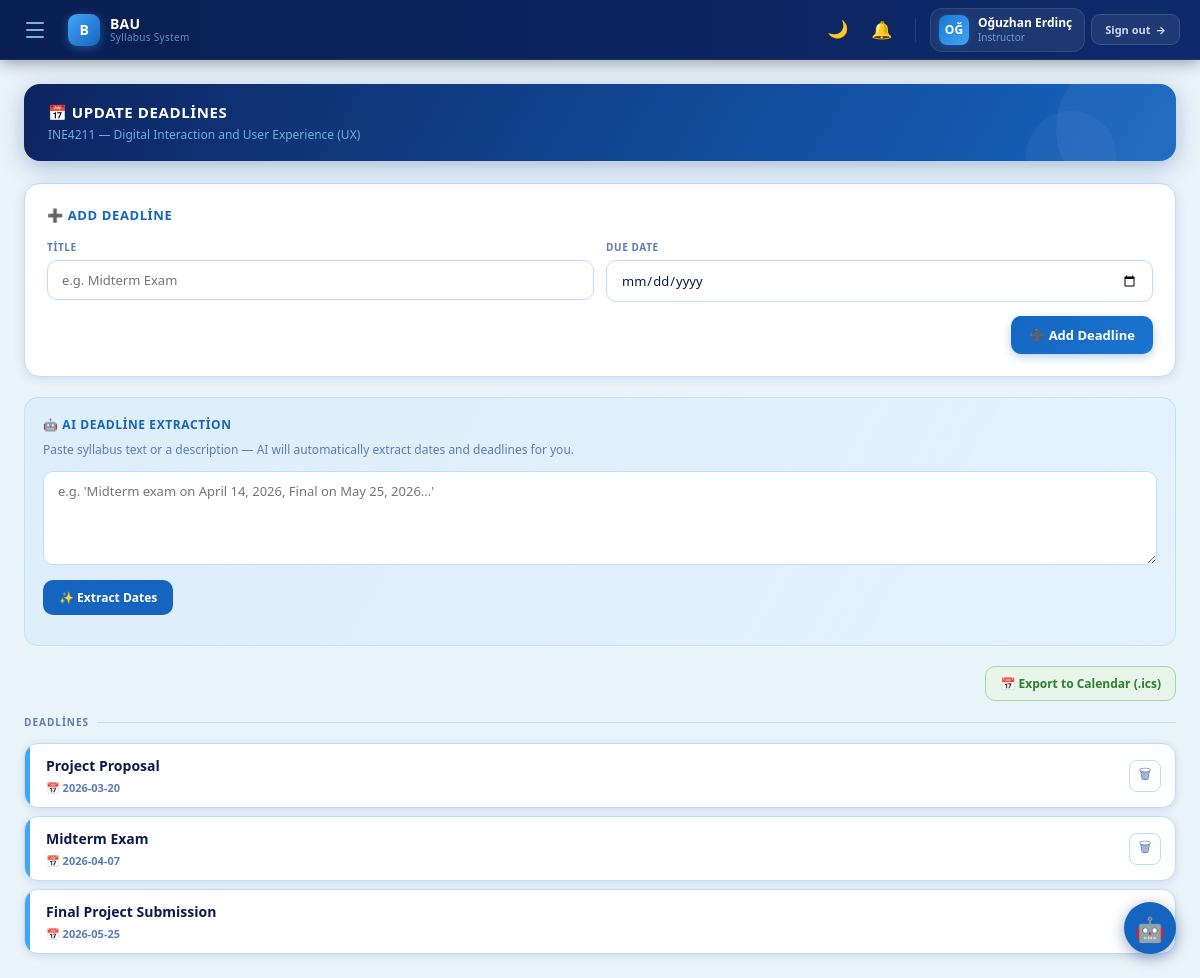
Screenshot of /course/1/deadlines (signed in) with the database file from the repository.
### tables this page shows
CREATE TABLE courses (
        id INTEGER PRIMARY KEY AUTOINCREMENT,
        code TEXT UNIQUE NOT NULL,
        name TEXT NOT NULL,
        instructor_id INTEGER NOT NULL,
        department TEXT DEFAULT '',
        credit INTEGER DEFAULT 3,
        delivery TEXT DEFAULT 'face-to-face',
        course_type TEXT DEFAULT 'Departmental Elective',
        classroom TEXT DEFAULT '',
        schedule TEXT DEFAULT '',
        office TEXT DEFAULT '',
        office_hours TEXT DEFAULT '',
        email TEXT DEFAULT '',
        cv_link TEXT DEFAULT '',
        FOREIGN KEY(instructor_id) REFERENCES users(id)
    );

CREATE TABLE deadlines (
        id INTEGER PRIMARY KEY AUTOINCREMENT,
        course_id INTEGER NOT NULL,
        title TEXT NOT NULL,
        due_date TEXT NOT NULL,
        FOREIGN KEY(course_id) REFERENCES courses(id)
    );

### app.py (the view, shortened to what this page needs)
@app.route("/course/<int:course_id>/deadlines", methods=["GET", "POST"])
@login_required
def deadlines(course_id):
    course = get_course(course_id)
    if not course:
        return redirect(url_for('dashboard'))
    if not can_access_course(course):
        return redirect(url_for('dashboard'))
    conn = get_conn()
    filter_type = request.args.get("filter", "")
    if filter_type == "exams":
        rows = conn.execute("""SELECT * FROM deadlines WHERE course_id=?
                               AND (LOWER(title) LIKE '%exam%'
                                 OR LOWER(title) LIKE '%midterm%'
                                 OR LOWER(title) LIKE '%final%')
                               ORDER BY due_date""", (course_id,)).fetchall()
    else:
        rows = conn.execute("SELECT * FROM deadlines WHERE course_id=? ORDER BY due_date",
                            (course_id,)).fetchall()
    conn.close()
    progress = None
    return render_template("deadlines.html",
                           user=session, courses=get_user_courses(),
                           course=course, deadlines=[dict(r) for r in rows],
                           filter_type=filter_type)

### app.py (called while the page is built, shortened)
@app.context_processor
def inject_notif_count():
    if "user_id" in session:
        try:
            conn = get_conn()
            cnt = conn.execute(
                "SELECT COUNT(*) FROM notifications WHERE user_id=? AND is_read=0",
                (session["user_id"],)
            ).fetchone()[0]
            conn.close()
            return {"notif_count": cnt}
        except Exception:
            pass
    return {"notif_count": 0}

def login_required(f):
    from functools import wraps
    @wraps(f)
    def decorated(*args, **kwargs):
        if "user_id" not in session:
            return redirect(url_for("login"))
        return f(*args, **kwargs)
    return decorated

def get_user_courses():
    conn = get_conn()
    if session["role"] == "student":
        rows = conn.execute("""SELECT c.* FROM courses c
                               JOIN enrollments e ON e.course_id=c.id
                               WHERE e.student_id=?""", (session["user_id"],)).fetchall()
    else:
        rows = conn.execute("SELECT * FROM courses WHERE instructor_id=?",
                            (session["user_id"],)).fetchall()
    conn.close()
    return [dict(r) for r in rows]

def get_course(course_id):
    conn = get_conn()
    row = conn.execute("SELECT * FROM courses WHERE id=?", (course_id,)).fetchone()
    conn.close()
    return dict(row) if row else None

def can_access_course(course):
    if not course:
        return False
    if session.get("role") == "instructor":
        return course["instructor_id"] == session.get("user_id")

### db.py (called while the page is built)
def get_conn():
    conn = sqlite3.connect(DB_PATH)
    conn.row_factory = sqlite3.Row
    return conn

### templates/deadlines.html (shortened to what this page needs)
{% extends "base.html" %}
{% set active_page = 'deadlines' %}
{% block content %}
<div class="page-hdr">
  <div class="page-hdr-left">
    <h2>
      {% if filter_type == 'exams' %}📝 Exam Schedule
      {% elif user.role == 'instructor' %}📅 Update Deadlines
      {% else %}📅 Upcoming Deadlines{% endif %}
    </h2>
    <p>{{ course.code }} — {{ course.name }}</p>
  </div>
</div>
{% if user.role == 'instructor' %}
<div class="add-form-card">
  <div class="add-form-title">➕ Add Deadline</div>
  <form method="POST">
    <div class="add-form-grid">
      <div class="add-form-group">
        <label for="dl-title">Title</label>
        <input id="dl-title" type="text" name="title" placeholder="e.g. Midterm Exam" required>
      </div>
      <div class="add-form-group">
        <label for="dl-date">Due Date</label>
        <input id="dl-date" type="date" name="due_date" required>
      </div>
    </div>
    <div style="display:flex;justify-content:flex-end;">
      <button type="submit" class="btn-add-dl">➕ Add Deadline</button>
    </div>
  </form>
</div>
<div class="ai-extract-card">
  <div class="ai-extract-hdr">🤖 AI Deadline Extraction</div>
  <div class="ai-extract-sub">Paste syllabus text or a description — AI will automatically extract dates and deadlines for you.</div>
  <textarea id="extract-text" rows="4"
    placeholder="e.g. 'Midterm exam on April 14, 2026, Final on May 25, 2026…'"
    aria-label="Enter text for deadline extraction"></textarea>
  <button type="button" class="btn-extract" onclick="extractDeadlines()" id="extract-btn">
    ✨ Extract Dates
  </button>
</div>
{% endif %}
{% if deadlines %}
<div class="cal-export-row">
  <a href="/course/{{ course.id }}/deadlines.ics" class="btn-cal">📅 Export to Calendar (.ics)</a>
</div>
<div class="dl-section-hdr">Deadlines</div>
<div class="dl-list">
  {% for d in deadlines %}
  <div class="dl-card {% if d.done %}done{% endif %}">
    <div class="dl-urgency {% if d.done %}done-bar{% elif d.days is defined and d.days <= 3 %}soon{% elif d.days is defined and d.days <= 10 %}near{% else %}far{% endif %}"></div>
    <div class="dl-body">
      <div class="dl-title">{{ d.title }}</div>
      <div class="dl-meta">
        <span class="dl-date">📅 {{ d.due_date }}</span>
      </div>
    </div>
    <div class="dl-actions">
      {% if user.role == 'instructor' %}
        <form method="POST" action="/course/{{ course.id }}/deadlines/{{ d.id }}/delete">
          <button type="submit" class="btn-del" title="Delete" aria-label="Delete deadline">🗑</button>
        </form>
      {% endif %}
    </div>
  </div>
  {% endfor %}
</div>
{% else %}
  <div class="empty-state"><div class="big">📅</div>No deadlines set yet.</div>
{% endif %}
{% endblock %}

### templates/base.html (style rules this page uses)
* { box-sizing:border-box;margin:0;padding:0 }
:root { --navy:#0B2A6B;--navy-mid:#1565C0;--navy-light:#1A3A8A; --sky:#42A5F5;--sky-light:#90CAF9;--sky-pale:#E3F2FD; --white:#FFFFFF;--bg:#EAF4FB;--card-hdr:#0D47A1; --border:#BBDEFB;--text:#0D1B4B;--subtext:#5C7BB8; --green:#2E7D32;--red:#C62828; --card:#FFFFFF;--surface:#FFFFFF;--input-bg:#FFFFFF; --shadow:rgba(11,42,107,0.12);--shadow-strong:rgba(11,42,107,0.18); --chat-bg:#0D2B6E;--tile-light-bg:#D9E8F7;--tile-dark-bg:#0D2563; }
body { font-family:'Segoe UI',system-ui,-apple-system,sans-serif;background:var(--bg);color:var(--text);min-height:100vh;display:flex;flex-direction:column;transition:background .3s ease,color .3s ease; }
.page-hdr { background:linear-gradient(120deg,#0d2460 0%,#1565C0 100%); border-radius:16px;padding:18px 24px;margin-bottom:22px;color:#fff; display:flex;align-items:center;justify-content:space-between;gap:16px; flex-wrap:wrap; box-shadow:0 6px 24px rgba(11,42,107,.28); position:relative;overflow:hidden; }
.page-hdr::before { content:'';position:absolute;right:-30px;top:-30px; width:150px;height:150px;border-radius:50%; background:rgba(255,255,255,.05);pointer-events:none; }
.page-hdr::after { content:'';position:absolute;right:60px;bottom:-40px; width:90px;height:90px;border-radius:50%; background:rgba(255,255,255,.04);pointer-events:none; }
.page-hdr-left { position:relative;z-index:1;display:flex;flex-direction:column; }
.page-hdr-left h2 { font-size:15px;font-weight:800;letter-spacing:.6px;text-transform:uppercase;display:flex;align-items:center;gap:8px; }
.page-hdr > p,.page-hdr-left p { font-size:12px;color:rgba(144,202,249,.8);margin-top:4px;font-weight:500;position:relative;z-index:1; }

### rows the page displays
courses: code "INE4211", name "Digital Interaction and User Experience (UX)"
deadlines: title "Project Proposal", due_date "2026-03-20"
deadlines: title "Midterm Exam", due_date "2026-04-07"
deadlines: title "Final Project Submission", due_date "2026-05-25"

### other values shown
{{ (user.full_name or user.username)[:2] }} "OĞ"
{{ user.full_name or user.username }} "Oğuzhan Erdinç"
{{ user.role|capitalize }} "Instructor"
